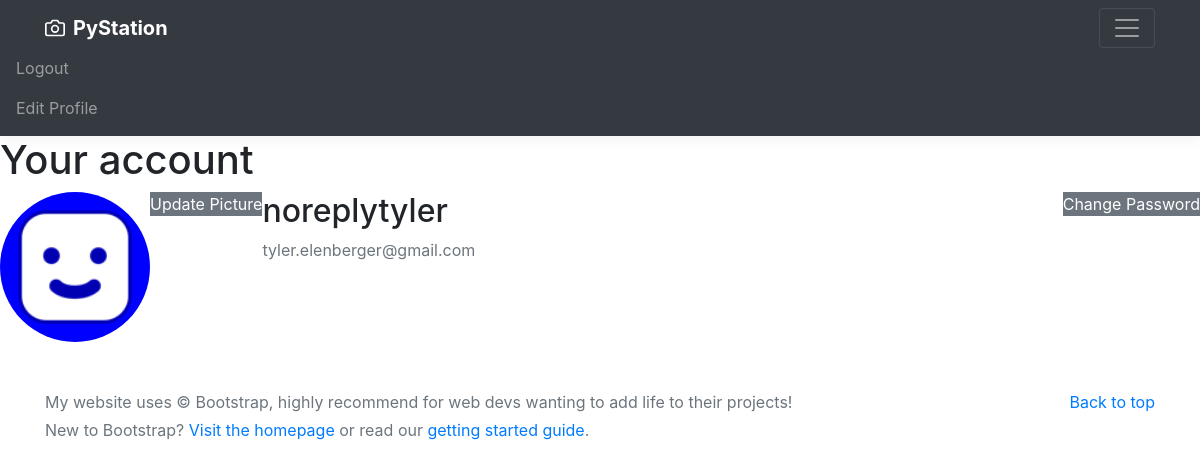
Page /account/noreplytyler (signed in) on the committed database.
### PyStation/models.py (models this page shows, shortened)
class User(UserMixin, db.Model):
    id = db.Column(db.Integer, primary_key=True)
    username = db.Column(db.String(30), unique=True, nullable=False)
    email = db.Column(db.String(120), unique=True, nullable=False)
    image_file = db.Column(db.String(), nullable=False, default='default.png')
    password = db.Column(db.String(30), nullable=False)
    posts = db.relationship('Post', backref='author', lazy=True)

### PyStation/users/routes.py (the view)
@users.route("/account/<username>", methods=['GET', 'POST'])
@login_required
def account(username):
    form = UpdateProfileForm()
    user = User.query.filter_by(username=username).first_or_404()
    return render_template('account.html', user=user, form=form)

### PyStation/models.py (called while the page is built)
@login.user_loader
def load_user(user_id):
    return User.query.get(int(user_id))

### PyStation/templates/account.html
{% extends "layout.html" %}
{% block content %}
<h1>Your account</h1>
    <div class="content-section">
        <div class="media">
            <img class="rounded-circle account-img" style="background-color: blue;" src="{{ url_for('static', filename='profile_pics/' + current_user.image_file) }}" width="150" height="150">
            <a href="{{ url_for('users.account_pic', username=current_user.username) }}" class="btn-secondary">Update Picture</a>
            <div class="media-body">
                <h2>{{ current_user.username }}</h2>
                <p class="text-secondary">{{ current_user.email }}</p>
            </div>
            <a href="{{ url_for('users.account_password', username=current_user.username) }}" class="btn-secondary">Change Password</a>
        </div>
    </div>
{% endblock content %}

### PyStation/static/main.css (style rules this page uses)
:root { --jumbotron-padding-y: 3rem; --clr-one: rgb(20, 184, 255); --clr-two-one: rgb(216, 81, 88); --clr-two-two: rgb(138, 58, 185); --clr-two-three: rgb(252, 204, 99); --clr-three: rgb(15, 16, 14); --clr-bg: #1d1e22; }

### rows in the picture
User: image_file (picture), username "noreplytyler", email "tyler.elenberger@gmail.com"
